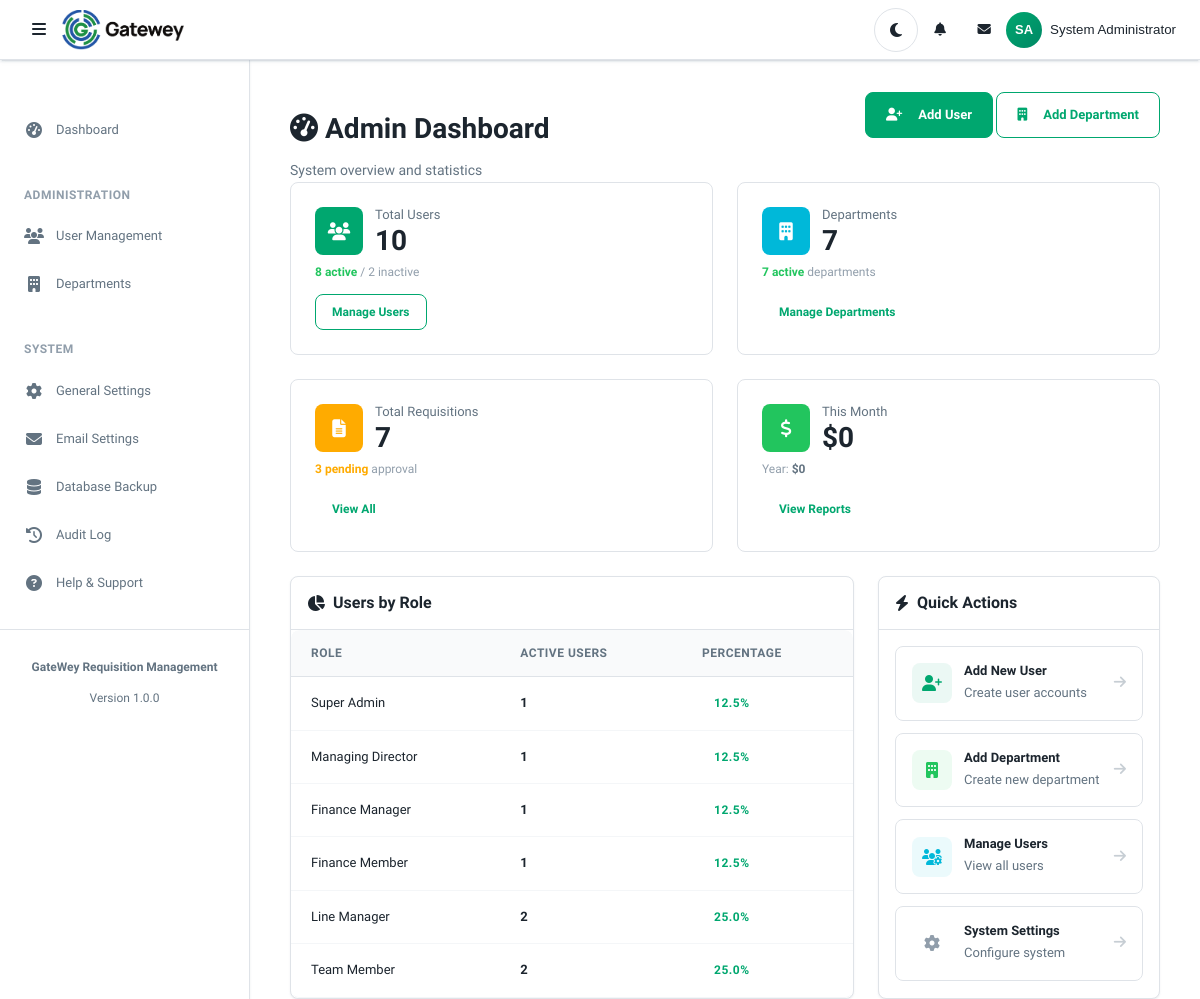
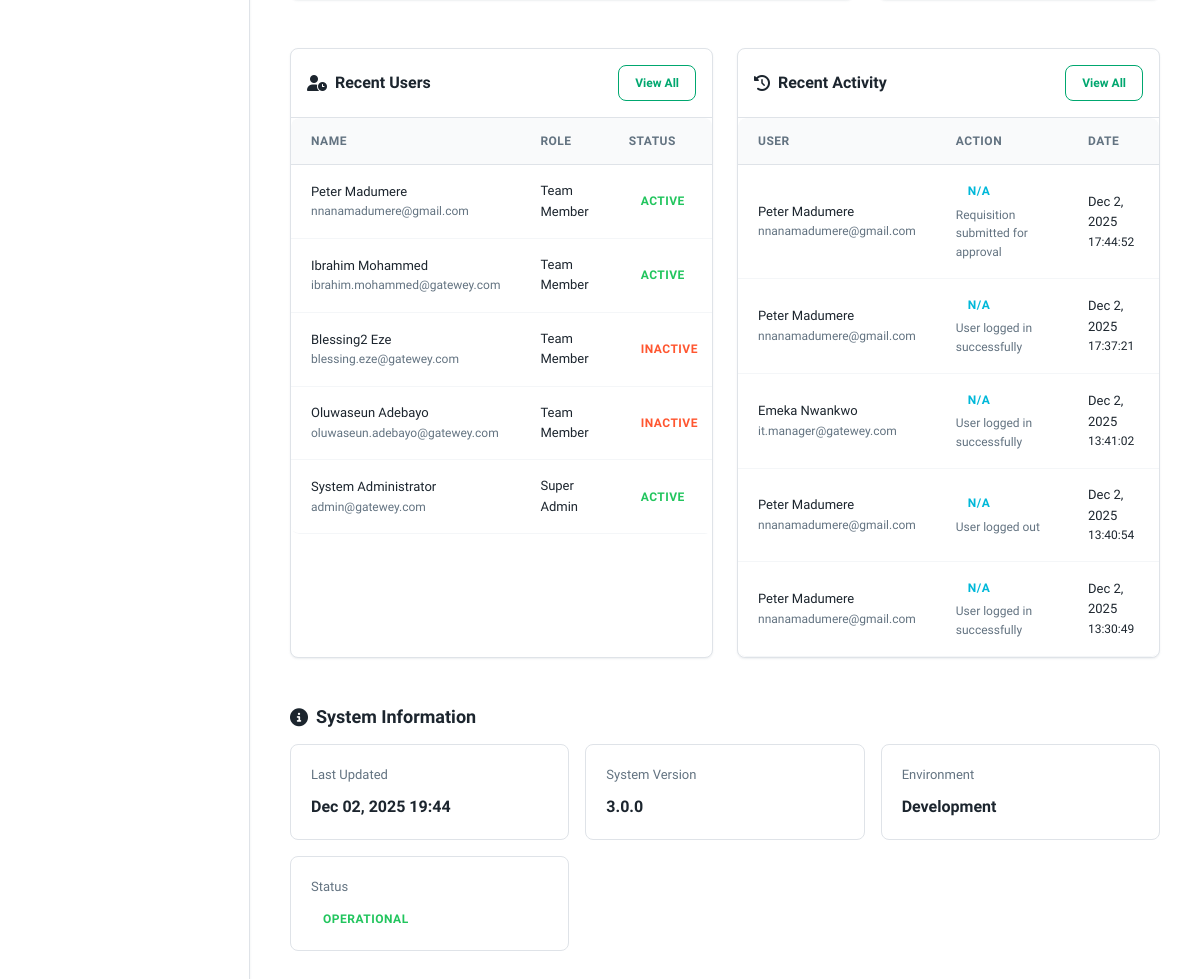
/admin/index.php (signed in), run on the app's committed database (2 pictures, top to bottom).
### tables this page shows
CREATE TABLE `users` (
  `id` int(11) NOT NULL,
  `role_id` int(11) NOT NULL,
  `department_id` int(11) DEFAULT NULL,
  `first_name` varchar(50) NOT NULL,
  `last_name` varchar(50) NOT NULL,
  `email` varchar(100) NOT NULL,
  `password_hash` varchar(255) NOT NULL,
  `phone` varchar(20) DEFAULT NULL,
  `is_active` tinyint(1) DEFAULT 1,
  `last_login` timestamp NULL DEFAULT NULL,
  `created_at` timestamp NOT NULL DEFAULT current_timestamp(),
  `updated_at` timestamp NOT NULL DEFAULT current_timestamp() ON UPDATE current_timestamp()
);

CREATE TABLE `audit_log` (
  `id` int(11) NOT NULL,
  `requisition_id` int(11) DEFAULT NULL,
  `user_id` int(11) DEFAULT NULL,
  `action` varchar(100) NOT NULL,
  `description` text DEFAULT NULL,
  `old_value` text DEFAULT NULL,
  `new_value` text DEFAULT NULL,
  `ip_address` varchar(45) DEFAULT NULL,
  `user_agent` varchar(500) DEFAULT NULL,
  `created_at` timestamp NOT NULL DEFAULT current_timestamp()
);

CREATE TABLE `roles` (
  `id` int(11) NOT NULL,
  `role_name` varchar(50) NOT NULL,
  `role_code` varchar(20) NOT NULL,
  `description` text DEFAULT NULL,
  `can_raise_requisition` tinyint(1) DEFAULT 1,
  `can_approve` tinyint(1) DEFAULT 0,
  `can_view_all` tinyint(1) DEFAULT 0,
  `created_at` timestamp NOT NULL DEFAULT current_timestamp(),
  `updated_at` timestamp NOT NULL DEFAULT current_timestamp() ON UPDATE current_timestamp()
);

### admin/index.php (the view, shortened to what the rows shown need)
<?php
$db = Database::getInstance();
$stats = [];
$result = $db->fetchOne("SELECT COUNT(*) as total FROM users");
$stats['total_users'] = $result['total'] ?? 0;
$result = $db->fetchOne("SELECT COUNT(*) as total FROM users WHERE is_active = 1");
$stats['active_users'] = $result['total'] ?? 0;
$result = $db->fetchOne("SELECT COUNT(*) as total FROM departments");
$stats['total_departments'] = $result['total'] ?? 0;
$result = $db->fetchOne("SELECT COUNT(*) as total FROM departments WHERE is_active = 1");
$stats['active_departments'] = $result['total'] ?? 0;
$result = $db->fetchOne("SELECT COUNT(*) as total FROM requisitions");
$stats['total_requisitions'] = $result['total'] ?? 0;
$result = $db->fetchOne(
    "SELECT COUNT(*) as total FROM requisitions
                         WHERE status IN (?, ?, ?)",
    [STATUS_PENDING_LINE_MANAGER, STATUS_PENDING_MD, STATUS_PENDING_FINANCE_MANAGER]
);
$stats['pending_requisitions'] = $result['total'] ?? 0;
$result = $db->fetchOne(
    "SELECT COALESCE(SUM(total_amount), 0) as total
                         FROM requisitions
                         WHERE status = ?
                         AND MONTH(created_at) = MONTH(CURRENT_DATE())
                         AND YEAR(created_at) = YEAR(CURRENT_DATE())",
    [STATUS_PAID]
);
$stats['monthly_spending'] = $result['total'] ?? 0;
$result = $db->fetchOne(
    "SELECT COALESCE(SUM(total_amount), 0) as total
                         FROM requisitions
                         WHERE status = ?
                         AND YEAR(created_at) = YEAR(CURRENT_DATE())",
    [STATUS_PAID]
);
$stats['yearly_spending'] = $result['total'] ?? 0;
$recentUsers = $db->fetchAll("SELECT u.*, r.role_name, d.department_name
                               FROM users u
                               JOIN roles r ON u.role_id = r.id
                               LEFT JOIN departments d ON u.department_id = d.id
                               ORDER BY u.created_at DESC
                               LIMIT 5");
$recentActivity = $db->fetchAll("SELECT a.*, u.first_name, u.last_name, u.email
                                  FROM audit_log a
                                  LEFT JOIN users u ON a.user_id = u.id
                                  ORDER BY a.created_at DESC
                                  LIMIT 10");
?>
<?php include __DIR__ . '/../includes/header.php'; ?>
<div class="content-header">
    <div class="d-flex justify-content-between align-items-start">
        <div>
            <h1 class="content-title">
                <i class="fas fa-tachometer-alt me-2"></i>
                Admin Dashboard
            </h1>
        </div>
    </div>
    <div class="chart-grid">
        <div class="improved-stats-card">
            <div class="improved-stats-header">
                <div class="improved-stats-content">
                    <h3 class="improved-stats-title">Total Users</h3>
                    <p class="improved-stats-value"><?php echo number_format($stats['total_users']); ?></p>
                </div>
            </div>
            <p class="stats-subtitle">
                <span style="color: var(--success); font-weight: var(--font-weight-semibold);">
                    <?php echo $stats['active_users']; ?> active
                </span>
                <span style="color: var(--text-muted);"> / <?php echo $stats['total_users'] - $stats['active_users']; ?> inactive</span>
            </p>
        </div>
        <div class="improved-stats-card">
            <div class="improved-stats-header">
                <div class="improved-stats-content">
                    <h3 class="improved-stats-title">Departments</h3>
                    <p class="improved-stats-value"><?php echo number_format($stats['total_departments']); ?></p>
                </div>
            </div>
            <p class="stats-subtitle">
                <span style="color: var(--success); font-weight: var(--font-weight-semibold);">
                    <?php echo $stats['active_departments']; ?> active
                </span>
                <span style="color: var(--text-muted);"> departments</span>
            </p>
        </div>
        <div class="improved-stats-card">
            <div class="improved-stats-header">
                <div class="improved-stats-content">
                    <h3 class="improved-stats-title">Total Requisitions</h3>
                    <p class="improved-stats-value"><?php echo number_format($stats['total_requisitions']); ?></p>
                </div>
            </div>
        </div>
    </div>
    <div class="charts-column-layout">
        <div class="table-container">
            <div class="card-header">
                <div class="d-flex justify-content-between align-items-center">
                    <h2 class="card-title">
                        <i class="fas fa-chart-pie me-2"></i>Users by Role
                    </h2>
                </div>
            </div>
            <div class="table-responsive">
                <table class="table">
                    <thead>
                        <tr>
                            <th>Role</th>
                            <th class="text-end">Active Users</th>
                            <th class="text-end">Percentage</th>
                        </tr>
                    </thead>
                </table>
            </div>
        </div>
        <div class="table-container">
            <div class="card-header">
                <h2 class="card-title">
                    <i class="fas fa-bolt me-2"></i>Quick Actions
                </h2>
            </div>
        </div>
    </div>
    <div class="recent-tables-grid">
        <div class="table-container">
            <div class="card-header">
                <div class="d-flex justify-content-between align-items-center">
                    <h2 class="card-title">
                        <i class="fas fa-user-clock me-2"></i>Recent Users
                    </h2>
                </div>
            </div>
            <div class="table-responsive">
                <table class="table">
                    <thead>
                        <tr>
                            <th>Name</th>
                            <th>Role</th>
                            <th>Status</th>
                        </tr>
                    </thead>
                    <tbody>
                        <?php if (empty($recentUsers)): ?>
                            <tr>
                                <td colspan="3" class="text-center py-4">
                                    <div style="color: var(--text-muted);">
                                        <i class="fas fa-user-plus" style="font-size: 2rem; margin-bottom: var(--spacing-3); opacity: 0.5;"></i>
                                        <p style="margin: 0;">No recent users</p>
                                    </div>
                                </td>
                            </tr>
                        <?php else: ?>
                            <?php foreach ($recentUsers as $recentUser): ?>
                                <tr>
                                    <td>
                                        <div style="font-weight: var(--font-weight-medium); color: var(--text-primary);">
                                            <?php echo htmlspecialchars(($recentUser['first_name'] ?? '') . ' ' . ($recentUser['last_name'] ?? '')); ?>
                                        </div>
                                        <div style="font-size: var(--font-size-xs); color: var(--text-secondary);">
                                            <?php echo htmlspecialchars($recentUser['email'] ?? ''); ?>
                                        </div>
                                    </td>
                                    <td style="color: var(--text-secondary);">
                                        <?php echo htmlspecialchars($recentUser['role_name'] ?? 'N/A'); ?>
                                    </td>
                                    <td>
                                        <?php if (isset($recentUser['is_active']) && $recentUser['is_active']): ?>
                                            <span class="badge badge-success">Active</span>
                                        <?php else: ?>
                                            <span class="badge badge-danger">Inactive</span>
                                        <?php endif; ?>
                                    </td>
                                </tr>
                            <?php endforeach; ?>
                        <?php endif; ?>
                    </tbody>
                </table>
            </div>
        </div>
        <div class="table-container">
            <div class="card-header">
                <div class="d-flex justify-content-between align-items-center">
                    <h2 class="card-title">
                        <i class="fas fa-history me-2"></i>Recent Activity
                    </h2>
                </div>
            </div>
            <div class="table-responsive">
                <table class="table">
                    <thead>
                        <tr>
                            <th>User</th>
                            <th>Action</th>
                            <th>Date</th>
                        </tr>
                    </thead>
                    <tbody>
                        <?php if (empty($recentActivity)): ?>
                            <tr>
                                <td colspan="3" class="text-center py-4">
                                    <div style="color: var(--text-muted);">
                                        <i class="fas fa-history" style="font-size: 2rem; margin-bottom: var(--spacing-3); opacity: 0.5;"></i>
                                        <p style="margin: 0;">No recent activity</p>
                                    </div>
                                </td>
                            </tr>
                        <?php else: ?>
                            <?php foreach (array_slice($recentActivity, 0, 5) as $activity): ?>
                                <tr>
                                    <td>
                                        <?php if (!empty($activity['first_name'])): ?>
                                            <div style="font-weight: var(--font-weight-medium); color: var(--text-primary);">
                                                <?php echo htmlspecialchars(($activity['first_name'] ?? '') . ' ' . ($activity['last_name'] ?? '')); ?>
                                            </div>
                                            <div style="font-size: var(--font-size-xs); color: var(--text-secondary);">
                                                <?php echo htmlspecialchars($activity['email'] ?? ''); ?>
                                            </div>
                                        <?php else: ?>
                                            <span style="color: var(--text-muted);">System</span>
                                        <?php endif; ?>
                                    </td>
                                    <td>
                                        <span class="badge badge-info"><?php echo htmlspecialchars($activity['action_type'] ?? 'N/A'); ?></span>
                                        <div style="font-size: var(--font-size-xs); color: var(--text-secondary); margin-top: var(--spacing-1);">
                                            <?php echo htmlspecialchars($activity['details'] ?? $activity['description'] ?? 'N/A'); ?>
                                        </div>
                                    </td>
                                    <td style="color: var(--text-muted); font-size: var(--font-size-sm);">
                                        <?php echo isset($activity['created_at']) ? date('M j, Y', strtotime($activity['created_at'])) : 'N/A'; ?>
                                        <div style="font-size: var(--font-size-xs);">
                                            <?php echo isset($activity['created_at']) ? date('H:i:s', strtotime($activity['created_at'])) : ''; ?>
                                        </div>
                                    </td>
                                </tr>
                            <?php endforeach; ?>
                        <?php endif; ?>
                    </tbody>
                </table>
            </div>
        </div>
    </div>
    <div class="section-header">
        <h2 class="section-title">
            <i class="fas fa-info-circle me-2"></i>
            System Information
        </h2>
    </div>
</div>
<?php include __DIR__ . '/../includes/footer.php'; ?>

### includes/header.php (shortened to what the rows shown need)
<?php
$userName = Session::getUserFullName() ?? 'User';
$nameParts = explode(' ', $userName);
$userInitials = '';
if (count($nameParts) >= 2) {
    $userInitials = strtoupper(substr($nameParts[0], 0, 1) . substr($nameParts[1], 0, 1));
} else if (count($nameParts) == 1) {
    $userInitials = strtoupper(substr($nameParts[0], 0, 2));
}
?>
<!DOCTYPE html>
<html lang="en" data-theme="light" data-bs-theme="light">
<head>
    <link rel="stylesheet" href="https://cdnjs.cloudflare.com/ajax/libs/font-awesome/6.4.0/css/all.min.css">
    <link rel="stylesheet" href="<?php echo CSS_URL; ?>/dasher-variables.css">
    <link rel="stylesheet" href="<?php echo CSS_URL; ?>/dasher-core-styles.css">
    <link rel="stylesheet" href="<?php echo CSS_URL; ?>/dasher-table-chart-styles.css">
    <link rel="stylesheet" href="<?php echo CSS_URL; ?>/status-indicators.css">
    <link rel="stylesheet" href="<?php echo CSS_URL; ?>/requisitions.css">
</head>
<body>
    <nav class="navbar">
        <div style="display: flex; align-items: center;">
            <div class="dropdown">
                <button class="dropdown-toggle" type="button" id="userDropdown" aria-expanded="false">
                    <div class="user-avatar">
                        <?php echo $userInitials; ?>
                    </div>
                    <span class="d-none d-md-inline-block ms-2 username-text"><?php echo htmlspecialchars($userName); ?></span>
                </button>
            </div>
        </div>
    </nav>
    <div class="">
        <main class="content">

### data on the page
users: userInitials "SA", first_name+last_name "System Administrator", email "admin@gatewey.com", role.role_name "Super Admin", is_active "ACTIVE"
audit_log: user "10", $stats['total_users']-$stats['active_users'] "2", requisition "7", user.last_name "Peter Madumere", user.email "nnanamadumere@gmail.com", action_type "N/A", description "Requisition submitted for approval", created_at "Dec 2, 2025", created_at "17:44:52"
users: first_name+last_name "Peter Madumere", email "nnanamadumere@gmail.com", role.role_name "Team Member", is_active "ACTIVE"
users: first_name+last_name "Ibrahim Mohammed", email "ibrahim.mohammed@gatewey.com", role.role_name "Team Member", is_active "ACTIVE"
users: first_name+last_name "Blessing2 Eze", email "blessing.eze@gatewey.com", role.role_name "Team Member", is_active "INACTIVE"
users: first_name+last_name "Oluwaseun Adebayo", email "oluwaseun.adebayo@gatewey.com", role.role_name "Team Member", is_active "INACTIVE"
audit_log: user.last_name "Peter Madumere", user.email "nnanamadumere@gmail.com", action_type "N/A", description "User logged in successfully", created_at "Dec 2, 2025", created_at "17:37:21"
audit_log: user.last_name "Emeka Nwankwo", user.email "it.manager@gatewey.com", action_type "N/A", description "User logged in successfully", created_at "Dec 2, 2025", created_at "13:41:02"
audit_log: user.last_name "Peter Madumere", user.email "nnanamadumere@gmail.com", action_type "N/A", description "User logged out", created_at "Dec 2, 2025", created_at "13:40:54"
audit_log: user.last_name "Peter Madumere", user.email "nnanamadumere@gmail.com", action_type "N/A", description "User logged in successfully", created_at "Dec 2, 2025", created_at "13:30:49"

### other printed values
$userName "System Administrator"
APP_NAME "GateWey Requisition Management"
$stats['active_users'] "8"
$stats['pending_requisitions'] "3"
$stats['monthly_spending'] "0"
$stats['yearly_spending'] "0"
$role['role_name'] "Super Admin"
$role['user_count'] "1"
$percentage "12.5"
$role['role_name'] "Managing Director"
$role['role_name'] "Finance Manager"
$role['role_name'] "Finance Member"
$role['role_name'] "Line Manager"
$role['user_count'] "2"
$percentage "25.0"
